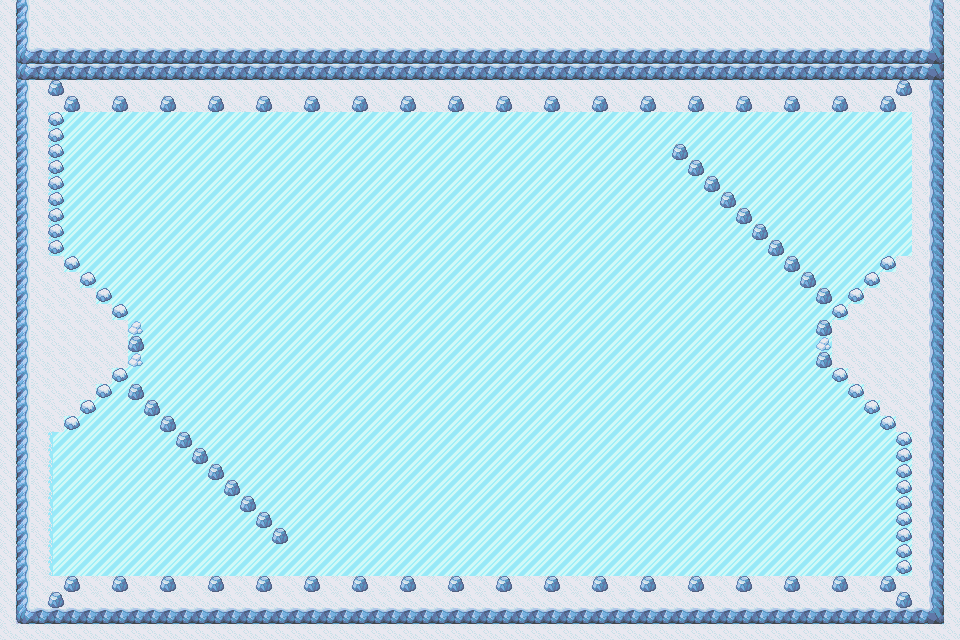

A 2D game scene composited from a Tiled map and its tileset images. What follows is a short description and the map's XML, with each tile layer's data collapsed to a summary:
An orthogonal 60x40 tile map with 16x16 px tiles, 4 tile layers (Background1, Background2, Background3, GameObjects), 1 hidden layer not drawn and 1 object (Goal).

<map version="1.0" orientation="orthogonal" width="60" height="40" tilewidth="16" tileheight="16">
 <tileset firstgid="1" name="greed_tilet1" tilewidth="16" tileheight="16">
  <image source="greed_tilet1.png" width="64" height="80" />
 </tileset>
 <layer name="Background1" width="60" height="40">
  <properties>
   <property name="static" value="1" />
  </properties>
  <data>[2400 cells, 2400 non-empty, 9 distinct tile ids]</data>
 </layer>
 <layer name="Background2" width="60" height="40">
  <properties>
   <property name="static" value="1" />
  </properties>
  <data>[2400 cells, 1496 non-empty, 2 distinct tile ids]</data>
 </layer>
 <layer name="Background3" width="60" height="40">
  <properties>
   <property name="static" value="1" />
  </properties>
  <data>[2400 cells, 100 non-empty, 3 distinct tile ids]</data>
 </layer>
 <layer name="Hitboxes" width="60" height="40" visible="0">
  <data>[2400 cells, 346 non-empty, 1 distinct tile ids]</data>
 </layer>
 <layer name="GameObjects" width="60" height="40">
  <data>[2400 cells, 0 non-empty, 0 distinct tile ids]</data>
 </layer>
 <objectgroup name="Properties" width="60" height="40">
  <object name="Goal" x="80" y="320" width="48" height="48" />
 </objectgroup>
</map>